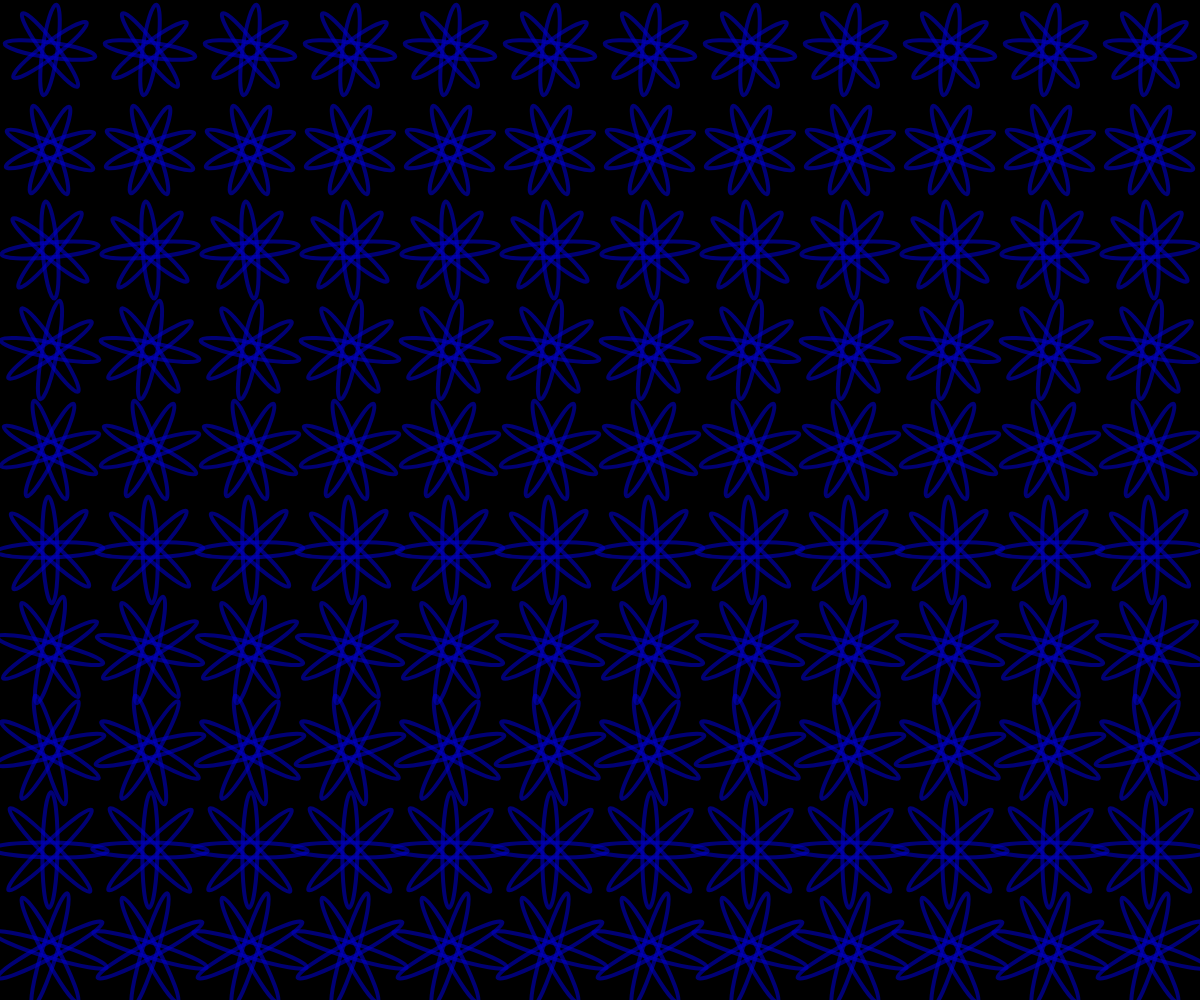
Frame 1 (no input)
Frame 60 (no input): identical to frame 1, image omitted
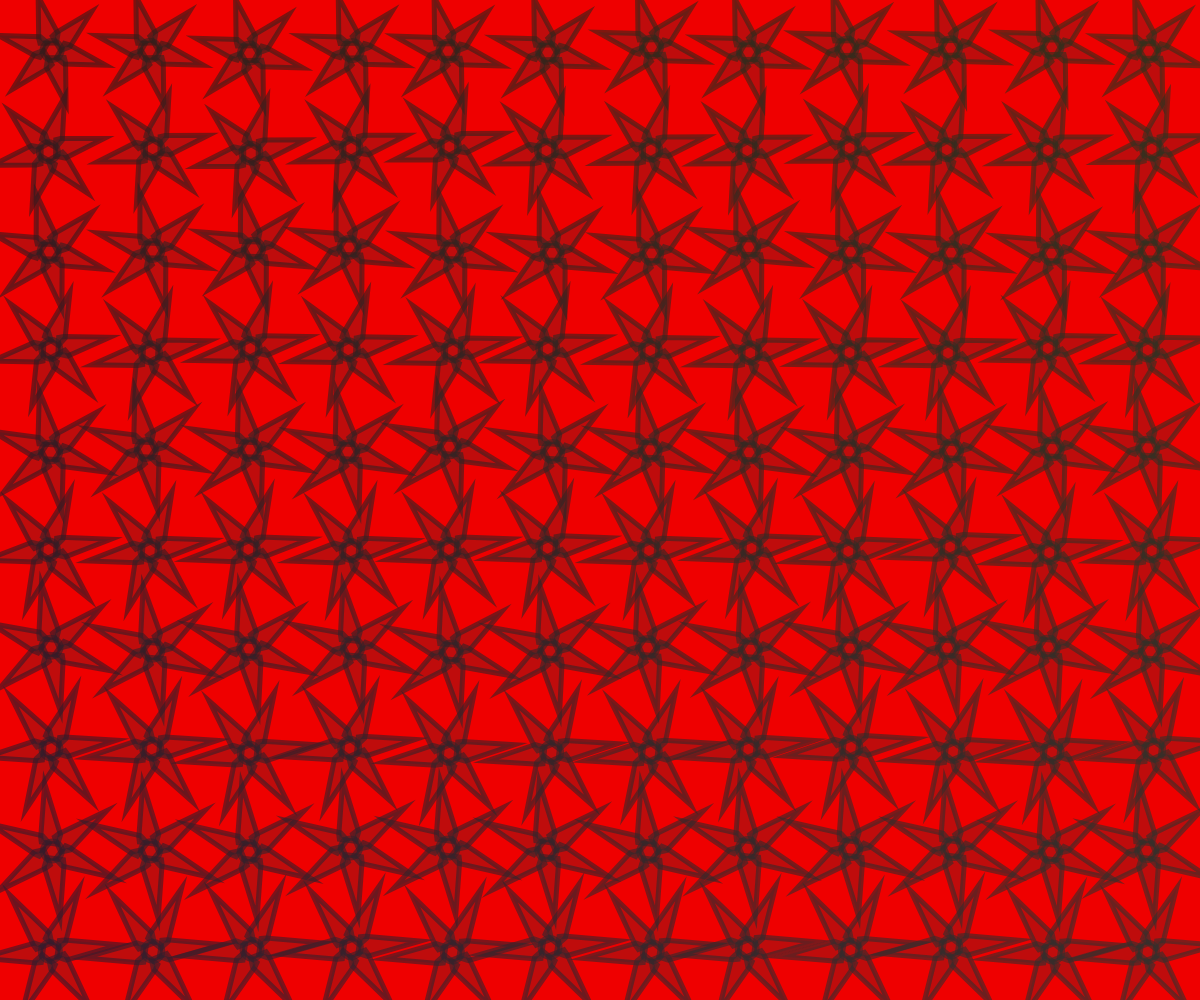
Frame 120 (the mouse pressed at the canvas centre since frame 60)

The p5.js sketch that drew these frames (run headless with seeded random() and noise() and a simulated clock; from frame 60 on, the mouse is pressed at the canvas centre):

// p5.js sketch
// ── sketch.js
//setting up background color
let backgroundR = 0;
let backgroundG = 0;
let backgroundB = 0;

function setup() {
  createCanvas(windowWidth, windowHeight);
}

function draw() {
  //conditional for background
  if (mouseIsPressed) {
    backgroundR = random(200, 255); //flickering red effect
    backgroundG = 0;
    backgroundB = 0;
    // generate a random R value for bg color when mouse is pressed
    // to create a flickering red bg
  }
  background(backgroundR, backgroundG, backgroundB);

  //setting up variables for interactivity
  //setting angle for rotation
  let angle = map(mouseY, 0, height, 0, 360);
  //setting colors that respond to mouseX and mouseY
  let colorx = map(mouseX, 0, width, 0, 255);
  let colory = map(mouseY, 0, height, 0, 255);
  //setting a size that's responsive to mousemovement
  //this will be added onto pedalSize
  let sizeIncrease = map(mouseY, 0, height, 0, 40);

  //setting a rotation that is responsive to mouse position

  for (let x = 50; x < width; x += 100) {
    for (let y = 50; y < height; y += 100) {
      push();

      translate(x, y);

      ///////variation on y axis
      //increasing the size as y increases
      let pedalSize;
      pedalSize = map(y, 0, height, 90, 120);
      //rotating slightly as y increases
      let rotation;
      rotation = map(y, 0, height, 0, 90);

      strokeWeight(4);
      noFill();

      //creating a conditional for the shape
      //the shape changes based on mouseclick

      //adding interactive rotation based on mouse position
      rotate(radians(360 - rotation));
      rotate(radians(angle - y / 5));

      if (mouseIsPressed == true) {
        //if mouse is pressed, draw darts
        //create a jittering effect
        let jitterX = random(-3, 3);
        let jitterY = random(-3, 3);
        translate(jitterX, jitterY);

        //changing the color and opacity based on mouse position
        //also making the colors vary a bit along the axes
        fill(50, 50, 50, colorx / 2);
        stroke(50, (colorx + x * 0.1) * 0.2, (colory + y * 0.1) * 0.2, 150);

        //calling dart functions
        //size increases as mouseY increases
        //decreasing the scale of the transformation
        //since the rotating shapes are half the size of the ellipsis
        drawDart(pedalSize * 0.5 + sizeIncrease * 0.5);
        pop();
        //have to add this here otherwise the grid breaks
      } else {
        //otherwise, drawflowers

        //changing the colors and opacity based on mouse position
        //opacity increases as mouseX increases
        //a different color scheme from dart (bluer)
        //also making the colors vary a bit along the axes
        fill(colorx - x * 0.2, colory - y * 0.3, 200, colorx / 2);
        stroke(colorx - x * 0.2, colory - y * 0.3, 200, 150);

        //calling custom funciton to draw the flowers
        //size increases as mouseY increases
        drawFlower(15, pedalSize + sizeIncrease);

        pop();
      }
    }
  }
}

//creating a function to draw the shapes
//so it's easier to read through the code
//reference: https://p5js.org/reference/p5/function/
//these are all small shapes repeated in a radial pattern
function drawFlower(w, h) {
  //using ellipsis and rotate to create the flower shape
  rotate(radians(22.5));
  ellipse(0, 0, w, h);
  rotate(radians(45));
  ellipse(0, 0, w, h);
  rotate(radians(45));
  ellipse(0, 0, w, h);
  rotate(radians(45));
  ellipse(0, 0, w, h);
}

function drawDart(h) {
  //creating the center
  strokeWeight(5);
  ellipse(0, 0, 20, 20);

  //the dart shape is more complicated
  //so I am making a for loop to avoid drawing the shape too many times
  //this will repeat every 60 degrees to create the radial shape
  for (let x = 0; x < 360; x += 60) {
    push(); //save the current transform
    rotate(radians(x)); //rotate this blade only
    //drawing a triangular blade to be repeated
    beginShape();
    //base
    vertex(-10, -10);
    vertex(-10, -15);
    vertex(0, -h); //tip of the blade
    vertex(10, -15);
    vertex(6, -6);
    endShape(CLOSE);
    pop(); //restore for next blade
  }
}

//changing the background color when the mouse is released
function mouseReleased() {
  backgroundR = random(255); // generate a random R value for my background color
  backgroundG = random(255); // generate a random G value for my background color
  backgroundB = random(255); // generate a random B value for my background color
}
